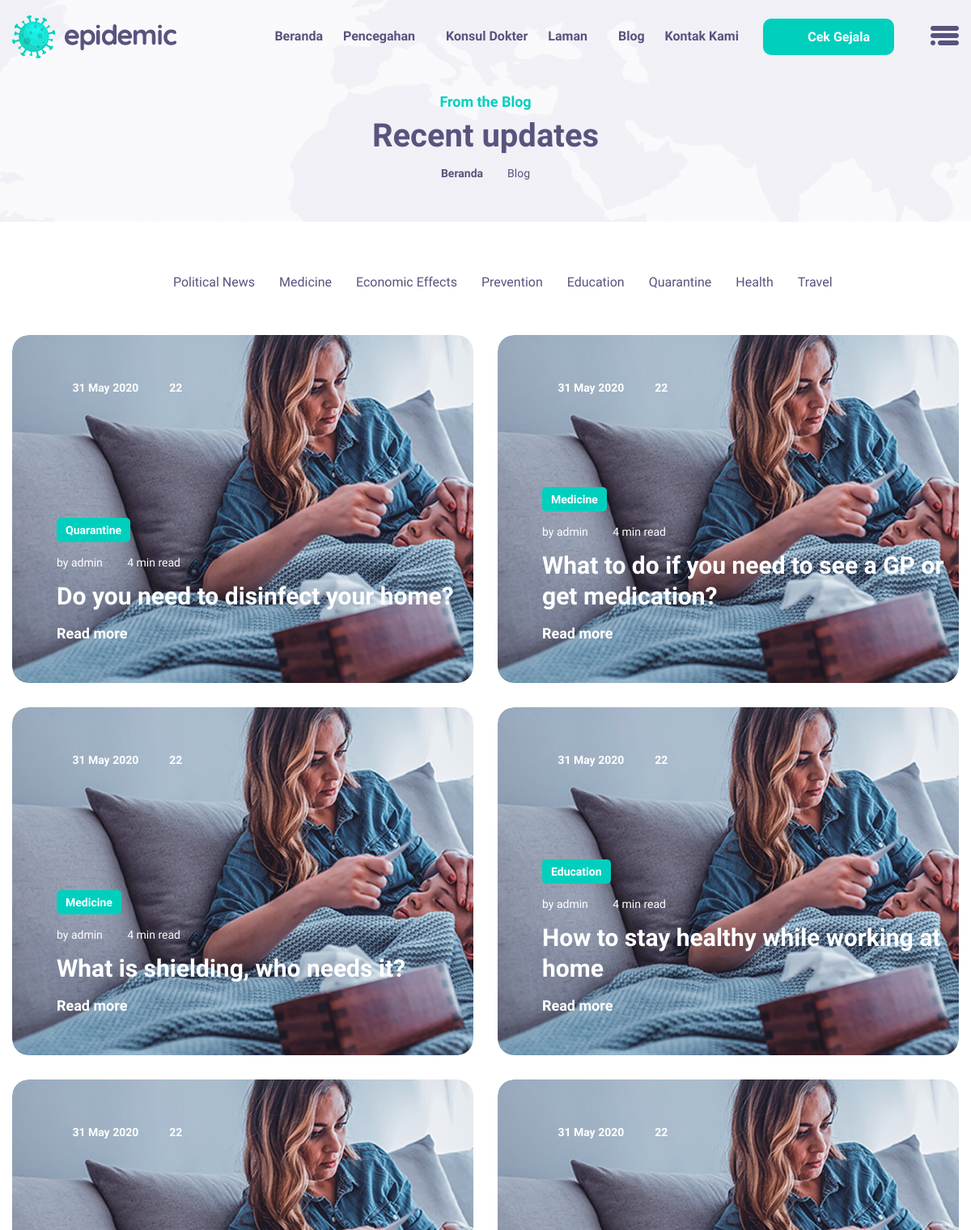
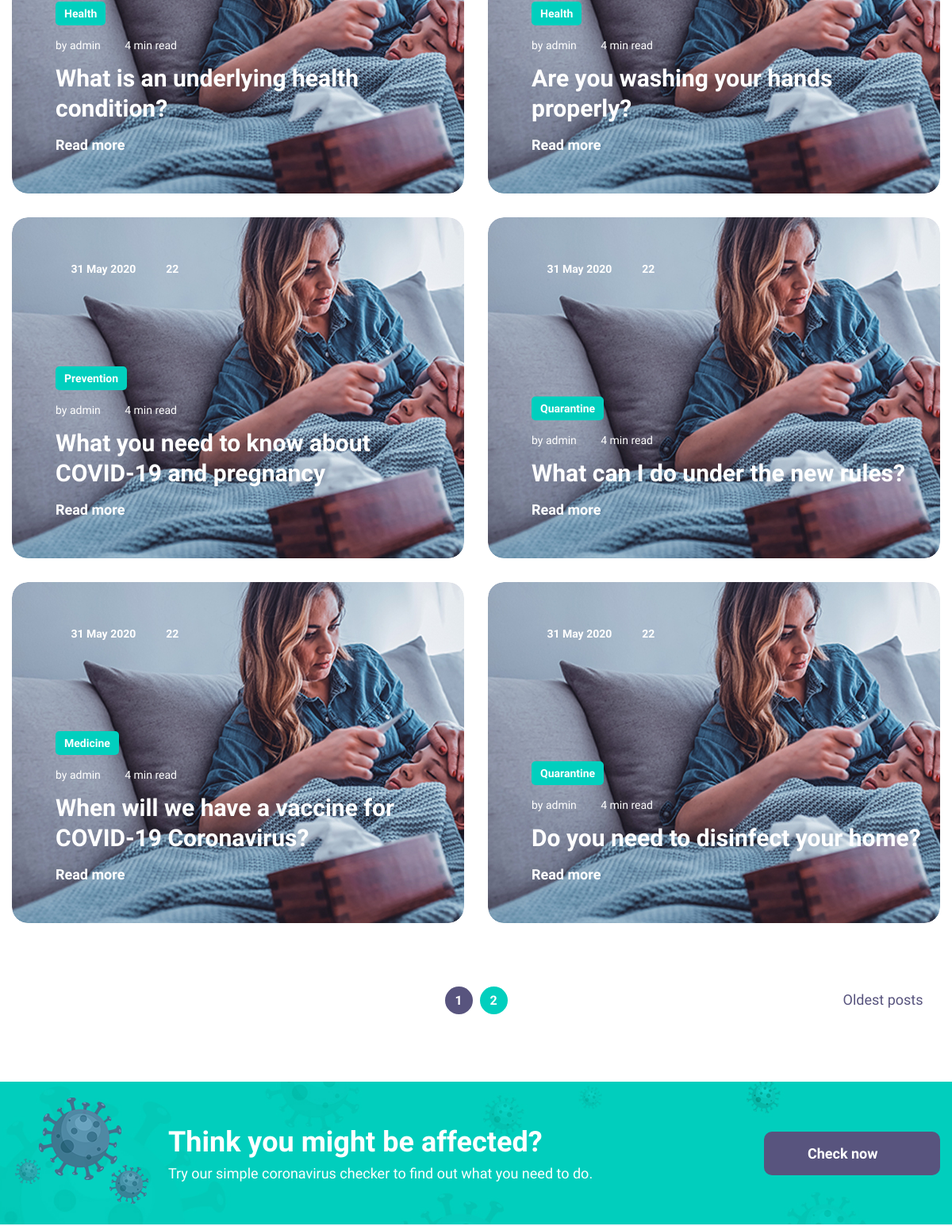
/public/Blog/1 (upper part), run on an earlier commit of the app's database (2 pictures, top to bottom).
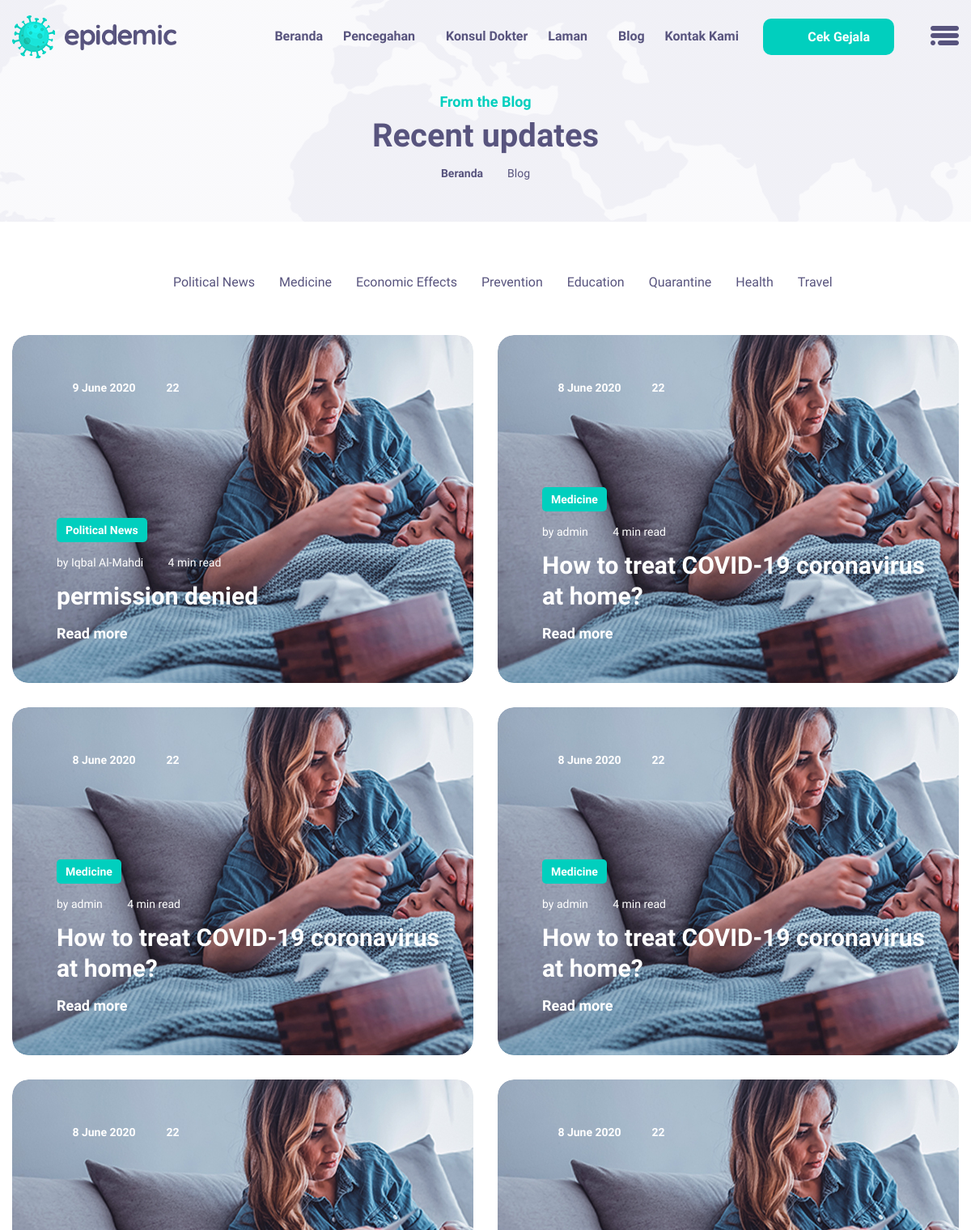
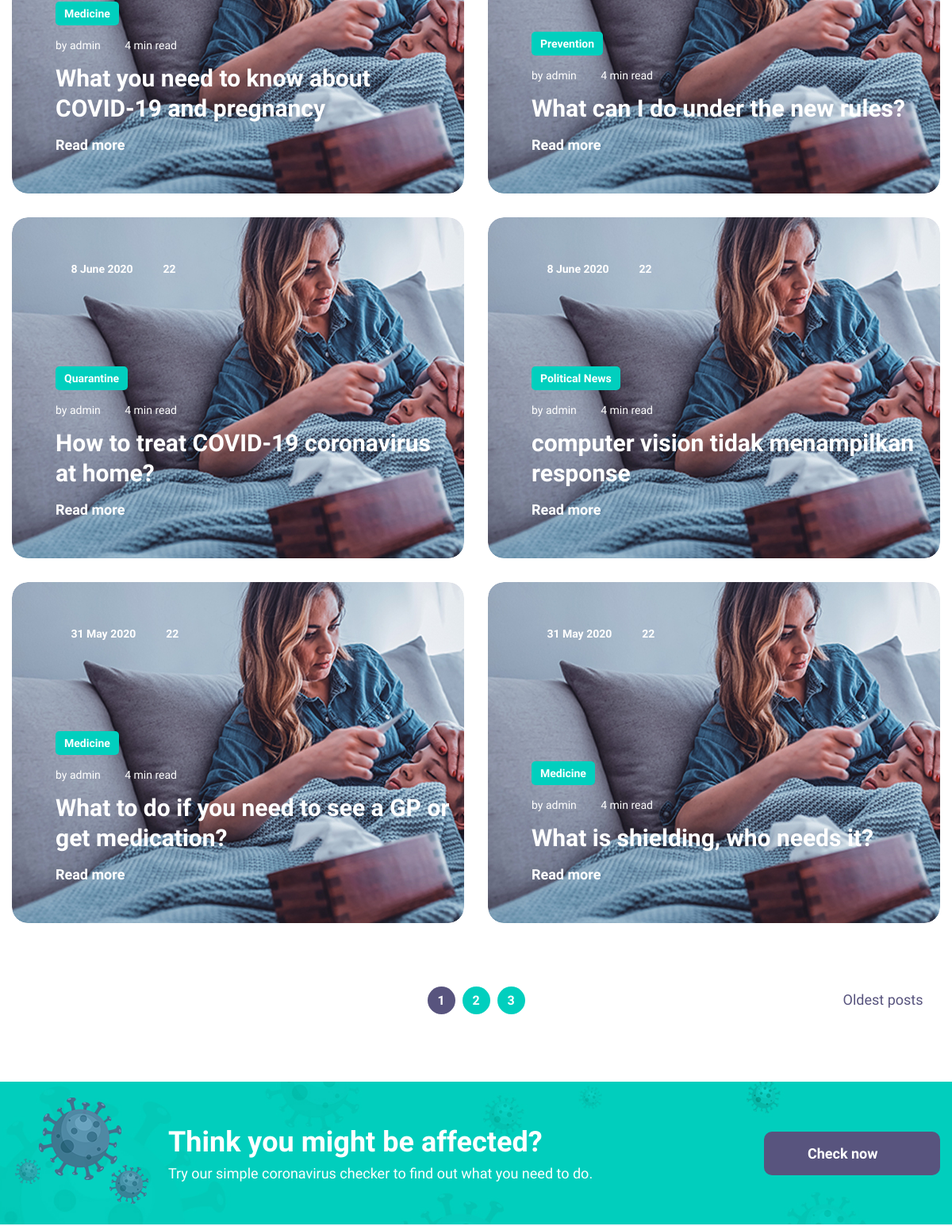
And on a later commit of the database (2 pictures, top to bottom).
### tables this page shows
CREATE TABLE `blogs` (
  `id` int(11) NOT NULL,
  `authId` int(11) NOT NULL,
  `title` varchar(255) NOT NULL,
  `category` enum('Political News','Medicine','Economic','Effect','Prevention','Education','Quarantine','Health','Travel') DEFAULT NULL,
  `date` date NOT NULL,
  `content` longtext NOT NULL
);

CREATE TABLE `users` (
  `id` int(11) NOT NULL,
  `username` varchar(255) NOT NULL,
  `password` varchar(255) NOT NULL,
  `role` enum('Administrator','Doctor/Content Writer') NOT NULL,
  `full_name` varchar(255) NOT NULL,
  `birth_date` date NOT NULL,
  `address` varchar(255) NOT NULL,
  `email` varchar(255) NOT NULL,
  `phone_number` varchar(255) NOT NULL
);

### app/core/Controller.php (called while the page is built, shortened)
<?php
class Controller{
    public function view($view, $data = [])
    {
        require_once '../app/views/' . $view . '.php';
    }
    public function model($model)
    {
        return new $model;
    }
}

### app/controllers/Blog.php (called while the page is built, shortened)
<?php
class Blog extends Controller {
    public function index($page = 1)
    {
        $halaman = 10;
        $mulai = ($page>1) ? ($page * $halaman) - $halaman : 0;
        $total = count($this->model('Blog_model')->getAllBlogs());
        $data['pages'] = ceil($total/$halaman);
        $data['current_page'] = $page;
        $data['blogs'] = $this->model('Blog_model')->getBlogsByPage($mulai, $halaman);
        $this->view('blog/blog', $data);
    }
}

### app/core/App.php (called while the page is built, shortened)
<?php
class App
{
    protected $method = 'index';
    protected $params = [];
    public function __construct()
    {
        $url = $this->parseURL();
        if (isset($url[0])) {
            if (file_exists('../app/controllers/' . $url[0] . '.php')) {
                unset($url[0]);
            }
        }
        $this->controller = new $this->controller;
        if (!empty($url)) {
            $this->params = array_values($url);
        }
        call_user_func_array([$this->controller, $this->method], $this->params);
    }
    public function parseURL()
    {
        if (isset($_GET['url'])) {
            $url = rtrim($_GET['url'], '/');
            $url = filter_var($url, FILTER_SANITIZE_URL);
            $url = explode('/', $url);
            return $url;
        }
    }
}

### public/index.php (called while the page is built, shortened)
<?php
$app = new App;

### app/core/Database.php (called while the page is built, shortened)
<?php
class Database{
    private $host = DB_HOST;
    private $user = DB_USER;
    private $pass = DB_PASS;
    private $dbnm = DB_NAME;
    private $dbh;
    private $stmt;
    public function __construct()
    {
        $dsn = 'mysql:host='. $this->host .';dbname='. $this->dbnm;
        $option = [
            PDO::ATTR_PERSISTENT => true,
            PDO::ATTR_ERRMODE => PDO::ERRMODE_EXCEPTION
        ];
        try{
            $this->dbh = new PDO($dsn,$this->user,$this->pass, $option);
        }catch(PDOException $e){
            die($e->getMessage());
        }
    }
    public function query($query)
    {
        $this->stmt = $this->dbh->prepare($query);
    }
    public function bind($param, $value, $type = null){
        if(is_null($type)){
            switch (true) {
                case is_int($value):
                    $type = PDO::PARAM_INT;
                    break;
                default:
                    $type = PDO::PARAM_STR;
            }
        }
        $this->stmt->bindValue($param, $value, $type);
    }
    public function execute()
    {
        $this->stmt->execute();
    }
    public function resultSet()
    {
        $this->execute();
        return $this->stmt->fetchAll(PDO::FETCH_ASSOC);
    }
    public function single()
    {
        $this->execute();
        return $this->stmt->fetch(PDO::FETCH_ASSOC);
    }
}

### app/models/Blog_model.php (called while the page is built, shortened)
<?php
class Blog_model{
    private $table = 'blogs';
    private $db;
    public function __construct()
    {
        $this->db = new Database;
    }
    public function getAllBlogs()
    {
        $this->db->query('SELECT * FROM ' . $this->table);
        return $this->db->resultSet();
    }
    public function getBlogsByPage($mulai, $halaman)
    {
        $this->db->query('SELECT * FROM ' . $this->table . ' ORDER BY `id` DESC LIMIT :mulai , :halaman');
        $this->db->bind('mulai',$mulai);
        $this->db->bind('halaman',$halaman);
        return $this->db->resultSet();
    }
}

### app/models/User_model.php (called while the page is built, shortened)
<?php
class User_model
{
    private $table = 'users';
    private $db;
    public function __construct()
    {
        $this->db = new Database;
    }
    public function getAllUsersNameById($id)
    {
        $this->db->query('SELECT full_name FROM ' . $this->table . ' WHERE id=:id');
        $this->db->bind('id', $id);
        return $this->db->single();
    }
}

### app/views/Blog/blog.php (the view, shortened to what the changed rows need)
<section class="blog_area">
    <div class="container">
        <div class="row blog_item_inner">
            <?php foreach ($data['blogs'] as $blog) : ?>
                <?php
                $date = date('j F Y', strtotime(str_replace("-", "/", $blog['date'])));
                $data['users'] = $this->model('User_model')->getAllUsersNameById($blog['authId']);
                $author_name = $data['users']['full_name'];
                ?>
                <div class="col-lg-6 comm travel edu quarantine">
                    <div class="big_l_blog_item">
                        <div class="l_blog_img">
                            <img class="img-fluid" src="<?= BASEURL; ?>/assets/storage/images/blog/default.jpg"
                                 alt=""/>
                        </div>
                        <div class="l_blog_text">
                            <div class="date">
                                <a><i class="linearicons-calendar-full"></i>
                                    <?= $date ?>
                                </a>
                                <a><i class="linearicons-bubbles"></i> 22</a>
                            </div>
                            <div class="blog_btm_text">
                                <div class="tag"><?= $blog['category'] ?></div>
                                <div class="author">
                                    <a>by <?= $author_name ?></a>
                                    <a><i class="linearicons-radio-button"></i> 4 min read</a>
                                </div>
                                <a href="<?= BASEURL; ?>/Blog/single_blog/<?= $blog['id'] ?>">
                                    <h3><?= $blog['title'] ?></h3>
                                </a>
                                <a class="text_btn" href="<?= BASEURL;?>/Blog/single_blog/<?= $blog['id'];?>">Read more
                                    <i class="linearicons-arrow-right"></i></a>
                            </div>
                        </div>
                    </div>
                </div>
            <?php endforeach; ?>
        </div>
        <div class="row blog_pagination">
            <div class="col-md-8">
                <nav class="navigation" aria-label="Page navigation example">
                    <ul class="pagination justify-content-center">
                        <?php
                        if ($data['pages'] >= 0 && $data['pages'] <= 4) {
                            for ($i = 1; $i <= $data['pages']; $i++) {
                                if ($i == $data['current_page']) {
                                    ?>
                                    <li class="page-item active"><a class="page-link"
                                                                    href="<?= BASEURL; ?>/Blog/<?= $i ?>"><?= $i ?></a>
                                    </li>
                                <?php } else { ?>
                                    <li class="page-item"><a class="page-link"
                                                             href="<?= BASEURL; ?>/Blog/<?= $i ?>"><?= $i ?></a></li>
                                <?php }
                            }
                        } else if ($data['pages'] > 4) {
                        if ($data['current_page'] == 1) { ?>
                        <li class="page-item active"><a class="page-link"
                                                        href="<?= BASEURL; ?>/Blog/1">1</a>
                        <li class="page-item"><a class="page-link"
                                                 href="<?= BASEURL; ?>/Blog/2">2</a>
                        <li class="page-item"><a class="page-link"
                                                 href="<?= BASEURL; ?>/Blog/3">3</a>
                            <?php } else if ($data['current_page'] == $data['pages']) { ?>
                        <li class="page-item"><a class="page-link"
                                                 href="<?= BASEURL; ?>/Blog/<?= $data['current_page'] - 2 ?>"><?= $data['current_page'] - 2 ?></a>
                        <li class="page-item"><a class="page-link"
                                                 href="<?= BASEURL; ?>/Blog/<?= $data['current_page'] - 1 ?>"><?= $data['current_page'] - 1 ?></a>
                        <li class="page-item active"><a class="page-link"
                                                        href="<?= BASEURL; ?>/Blog/<?= $data['current_page'] ?>"><?= $data['current_page'] ?></a>
                            <?php } else { ?>
                        <li class="page-item"><a class="page-link"
                                                 href="<?= BASEURL; ?>/Blog/<?= $data['current_page'] - 1 ?>"><?= $data['current_page'] - 1 ?></a>
                        <li class="page-item"><a class="page-link"
                                                 href="<?= BASEURL; ?>/Blog/<?= $data['current_page'] ?>"><?= $data['current_page'] ?></a>
                        <li class="page-item active"><a class="page-link"
                                                        href="<?= BASEURL; ?>/Blog/<?= $data['current_page'] + 1 ?>"><?= $data['current_page'] + 1 ?></a>
                            <?php }
                            } ?>
                    </ul>
                </nav>
            </div>
        </div>
</section>

What changed in the data, as far as the page shows it:
removed blogs: date "31 May 2020", category "Quarantine", authId.full_name "admin", title "Do you need to disinfect your home?"
no longer on this page (row unchanged): blogs: date "31 May 2020", category "Education", authId.full_name "admin", title "How to stay healthy while working at home"
no longer on this page (row unchanged): blogs: date "31 May 2020", category "Health", authId.full_name "admin", title "What is an underlying health condition?"
no longer on this page (row unchanged): blogs: date "31 May 2020", category "Health", authId.full_name "admin", title "Are you washing your hands properly?"
no longer on this page (row unchanged): blogs: date "31 May 2020", category "Prevention", authId.full_name "admin", title "What you need to know about COVID-19 and pregnancy"
no longer on this page (row edited): blogs: date "31 May 2020", category "Quarantine", authId.full_name "admin", title "What can I do under the new rules?"
no longer on this page (row unchanged): blogs: date "31 May 2020", category "Medicine", authId.full_name "admin", title "When will we have a vaccine for COVID-19 Coronavirus?"
no longer on this page (row unchanged): blogs: date "31 May 2020", category "Quarantine", authId.full_name "admin", title "Do you need to disinfect your home?"
added blogs: date "9 June 2020", category "Political News", authId.full_name "Iqbal Al-Mahdi", title "permission denied"
added blogs: date "8 June 2020", category "Medicine", authId.full_name "admin", title "How to treat COVID-19 coronavirus at home?"
added blogs: date "8 June 2020", category "Medicine", authId.full_name "admin", title "How to treat COVID-19 coronavirus at home?"
added blogs: date "8 June 2020", category "Medicine", authId.full_name "admin", title "How to treat COVID-19 coronavirus at home?"
added blogs: date "8 June 2020", category "Medicine", authId.full_name "admin", title "What you need to know about COVID-19 and pregnancy"
added blogs: date "8 June 2020", category "Prevention", authId.full_name "admin", title "What can I do under the new rules?"
added blogs: date "8 June 2020", category "Quarantine", authId.full_name "admin", title "How to treat COVID-19 coronavirus at home?"
added blogs: date "8 June 2020", category "Political News", authId.full_name "admin", title "computer vision tidak menampilkan response"
Also different on the page:
new list line: "3"
